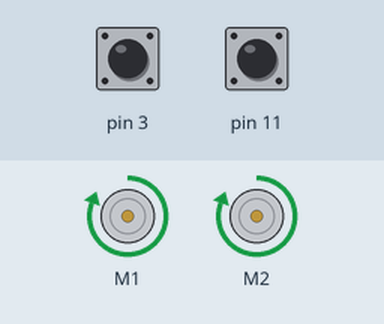
This sketch was run on a simulated Arduino Uno, built with avr-gcc and run on an emulated ATmega328P. Shown: 2 × DC motor (green arrow = forward, orange = backward, longer = faster). Inputs (shaded band) come from the test bench; at power-on: pin 3 HIGH, pin 11 HIGH.

Above: at 1.2 s.
1.3 s: pin 3 pulled LOW for 0.15 s
At 1.7 s:
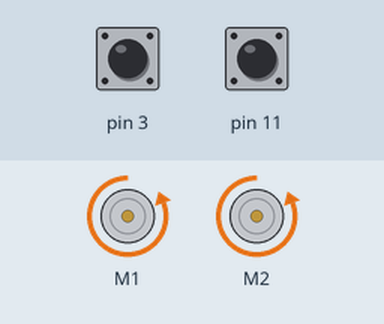
4.0 s: pin 11 pulled LOW for 3.2 s
At 5.0 s:
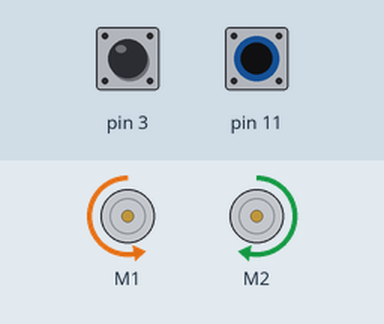
8.7 s: pin 3 pulled LOW for 3.2 s
At 9.7 s:
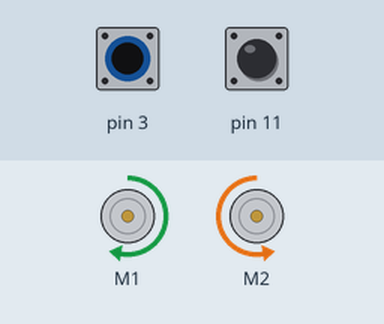
Timing chart, 0 to 13.8 s (numbered marks = the images above; inputs shaded):
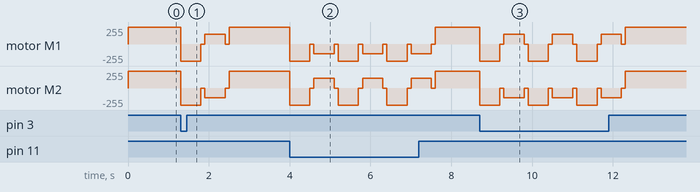

The sketch:

Exp5_Bumpers.ino
```cpp
/***********************************************************************
 * Exp5_Bumpers -- RedBot Experiment 5
 *
 * Now let's experiment with the whisker bumpers. These super-simple switches
 * let you detect a collision before it really happens- the whisker will
 * bump something before your robot crashes into it.
 *
 * This sketch was written by SparkFun Electronics, with lots of help from
 * the Arduino community.
 * This code is completely free for any use.
 * Visit https://learn.sparkfun.com/tutorials/redbot-inventors-kit-guide
 * for SIK information.
 *
 * 8 Oct 2013 M. Hord
 * Revised 30 Oct 2014 B. Huang
 ***********************************************************************/

#include <RedBot.h>
RedBotMotors motors;

RedBotBumper lBumper = RedBotBumper(3);  // initialzes bumper object on pin 3
RedBotBumper rBumper = RedBotBumper(11); // initialzes bumper object on pin 11

int buttonPin = 12; // variable to store the button Pin

int lBumperState;  // state variable to store the bumper value
int rBumperState;  // state variable to store the bumper value

void setup()
{
  // nothing here.
}

void loop()
{
  motors.drive(255);
  lBumperState = lBumper.read();  // default INPUT state is HIGH, it is LOW when bumped
  rBumperState = rBumper.read();  // default INPUT state is HIGH, it is LOW when bumped

    if (lBumperState == LOW) // left side is bumped/
  {
    reverse();    // backs up
    turnRight();  // turns
  }

  if (rBumperState == LOW) // right side is bumped/
  {
    reverse();   // backs up
    turnLeft();  // turns
  }

}

// reverse() function -- backs up at full power
void reverse()
{
  motors.drive(-255);
  delay(500);
  motors.brake();
  delay(100);  // short delay to let robot fully stop
}

// turnRight() function -- turns RedBot to the Right
void turnRight()
{
  motors.leftMotor(-150);  // spin CCW
  motors.rightMotor(-150); // spin CCW
  delay(500);
  motors.brake();
  delay(100);  // short delay to let robot fully stop
}

// turnRight() function -- turns RedBot to the Left
void turnLeft()
{
  motors.leftMotor(+150);  // spin CW
  motors.rightMotor(+150); // spin CW
  delay(500);
  motors.brake();
  delay(100);  // short delay to let robot fully stop
}
```

Measured:
- after the input at 1.3 s, motor M1: forward 255/255 → backward 255/255 at once, → stopped 0.50 s later, → forward 149/255 0.10 s later, → stopped 0.50 s later, … (5 changes in this stretch); motor M2: forward 255/255 → backward 255/255 at once, → stopped 0.50 s later, → backward 149/255 0.10 s later, → stopped 0.50 s later, … (5 changes in this stretch)
- after the input at 4.0 s, motor M1: forward 255/255 → backward 255/255 at once, then repeats every 1.2 s: stopped 0.10 s, backward 149/255 0.50 s, stopped 0.10 s, backward 255/255 0.50 s; motor M2: forward 255/255 → backward 255/255 at once, then repeats every 1.2 s: stopped 0.10 s, forward 149/255 0.50 s, stopped 0.10 s, backward 255/255 0.50 s
